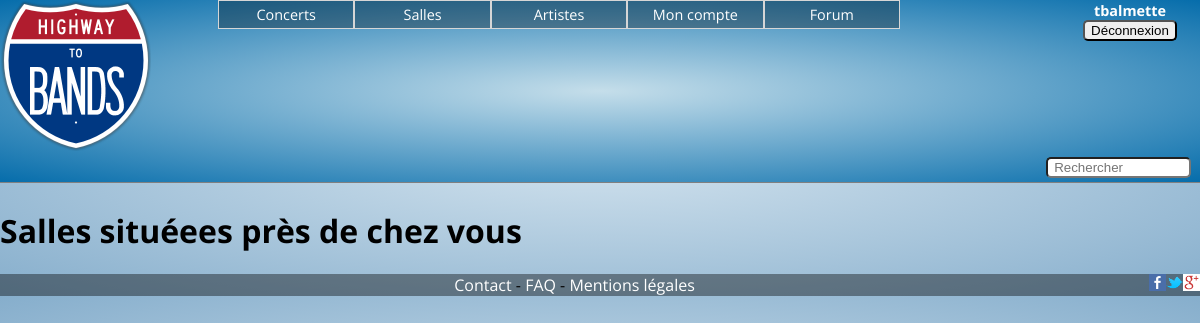
The app's page /HTB/index.php?page=salle_pres_de_chez_vous (signed in), older data.
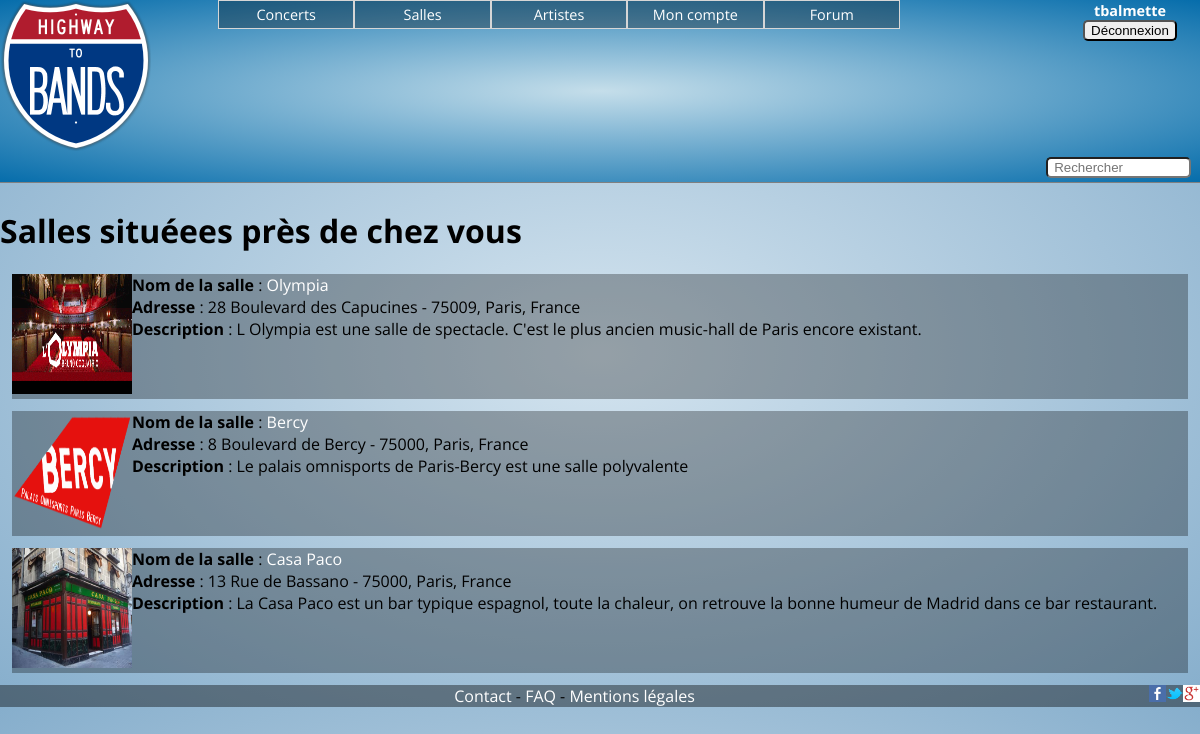
The same page, newer data.
### tables this page shows
CREATE TABLE IF NOT EXISTS `salle` (
  `id` int(11) NOT NULL AUTO_INCREMENT,
  `login` varchar(45) DEFAULT NULL,
  `password` varchar(255) DEFAULT NULL,
  `name` varchar(45) DEFAULT NULL,
  `capacity` int(11) DEFAULT NULL,
  `zipcode` varchar(20) DEFAULT NULL,
  `mail` varchar(45) DEFAULT NULL,
  `phone` varchar(20) DEFAULT NULL,
  `adress` varchar(45) DEFAULT NULL,
  `description` text,
  `hours` varchar(45) DEFAULT NULL,
  `photo` varchar(255) DEFAULT NULL,
  `voie` varchar(255) DEFAULT NULL,
  `ville` varchar(255) DEFAULT NULL,
  `pays` varchar(255) DEFAULT NULL,
  `numero` int(11) DEFAULT NULL,
  `departement` int(11) DEFAULT NULL,
  PRIMARY KEY (`id`),
  UNIQUE KEY `Pseudo_UNIQUE` (`login`)
);

### HTB/modeles/membre.php (called while the page is built, shortened)
<?php
function info($id){
	global $bdd;
$res = "SELECT * from membre where id ='$id'";
$req = $bdd-> query($res) or die(print_r($bdd->errorInfo()));
 	$data = $req-> fetch();
 	return $data;
}
?>

### HTB/modeles/concert.php (called while the page is built, shortened)
<?php
function detection_concert($cp){
global $bdd;
$res = "SELECT * from salle WHERE departement='$cp'";
$req = $bdd-> query($res) or die(print_r($bdd->errorInfo()));
 	return $req;
}
?>

### HTB/vues/salle_pres_de_chez_vous.php (the view, shortened to what this page needs)
<!DOCTYPE html>
<html>
<head>
	<link rel="stylesheet" href="css/style.css" />
</head>
<body>
	<?php include 'controleurs/header.php' ?>
<div> <h1> Salles situéees près de chez vous </h1>
<?php
while ($donnees = $salles->fetch())
{
?>
    <div class=para>
    <div class="image"><a href="index.php?page=salle&id=<?php echo $donnees['id']; ?>&name=<?php echo $donnees['name']; ?>"><img  src="img/salles/<?php echo($donnees['photo']); ?>"></a></div><div class="presentation"><strong>Nom de la salle</strong> : <a href="index.php?page=salle&id=<?php echo $donnees['id']; ?>&name=<?php echo $donnees['name']; ?>"><?php echo $donnees['name']; ?></a></br>
    <strong>Adresse</strong> : <?php echo ($donnees['numero']); ?> <?php echo ($donnees['voie']); ?> - <?php echo ($donnees['zipcode']); ?>, <?php echo ($donnees['ville']); ?>, <?php echo ($donnees['pays']); ?></br>
    <strong>Description</strong> : <?php echo $donnees['description']; ?><br /></div>
   </div>
<?php
}
?>
</div>
</body>
<?php include 'controleurs/footer.php' ?>
</body>
</html>

Row changes from the older to the newer data that the page shows:
now on this page (row edited): salle: photo (picture), name "Olympia", numero "28", voie "Boulevard des Capucines", zipcode "75009", ville "Paris", pays "France", description "L Olympia est une salle de spectacle. C'est le plus ancien music-hall de Paris encore existant."
now on this page (row edited): salle: photo (picture), name "Bercy", numero "8", voie "Boulevard de Bercy", zipcode "75000", ville "Paris", pays "France", description "Le palais omnisports de Paris-Bercy est une salle polyvalente"
now on this page (row edited): salle: photo (picture), name "Casa Paco", numero "13", voie "Rue de Bassano", zipcode "75000", ville "Paris", pays "France", description "La Casa Paco est un bar typique espagnol, toute la chaleur, on retrouve la bonne humeur de Madrid dans ce bar restaurant."
